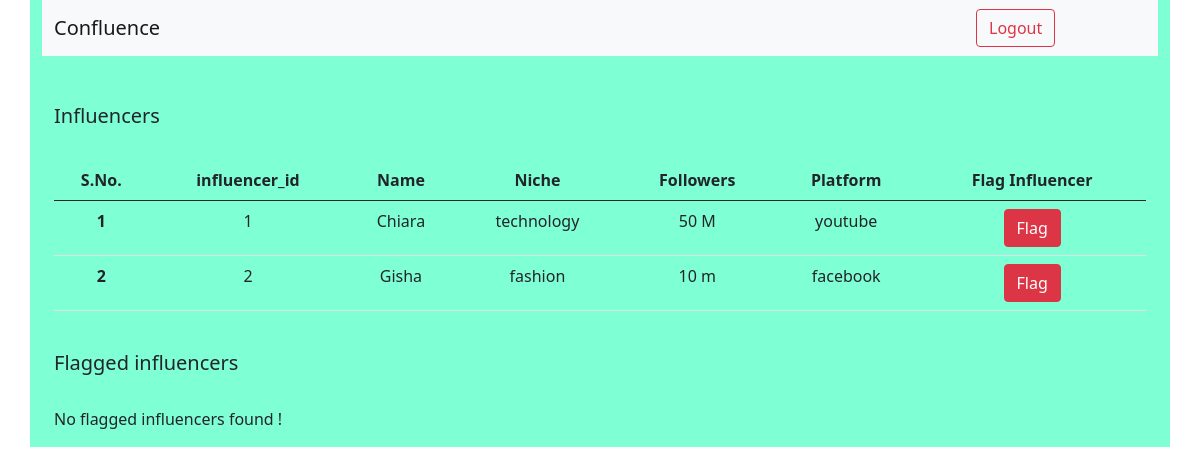
The app's page /admin/influencer, older data.
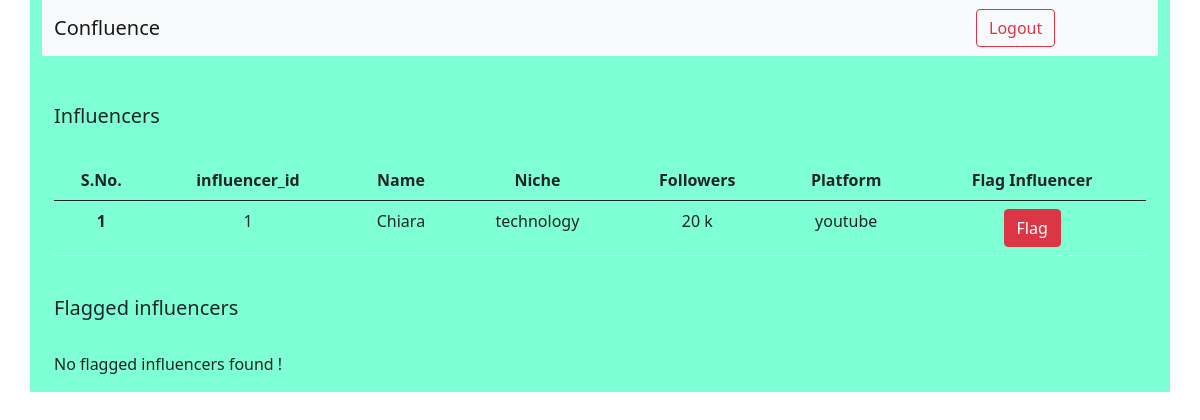
The same page, newer data.
### application/models.py (models this page shows)
class Influencer(db.Model):
    __tablename__ = 'influencer'
    id = db.Column(db.Integer, primary_key = True)
    user_name = db.Column(db.String, nullable = False, unique = True)
    password = db.Column(db.String, nullable = False)
    niche = db.Column(db.String, nullable = False)
    search_niche  = db.Column(db.String)
    full_name = db.Column(db.String, nullable = False)
    platform = db.Column(db.String, nullable = False)
    followers = db.Column(db.String)
    role = db.Column(db.String, nullable = False)
    is_flagged = db.Column(db.Boolean, default = False)
    ad_requests = db.relationship('AdRequest', secondary='infrequest', backref='influencer')

### application/controllers.py (the view)
@app.route('/admin/influencer')
def fetch_influencer_info():
    influencer_info = Influencer.query.filter_by(is_flagged = False).all()
    flagged_influencers = Influencer.query.filter_by(is_flagged = True).all()
    return render_template('influencers_stat.html', influencers = influencer_info,  flagged_influencers = flagged_influencers)

### templates/influencers_stat.html (shortened to what this page needs)
<!DOCTYPE html>
<html lang="en">
<head>
    <link rel="stylesheet" href="../static/dashboard.css">
    <link href="https://cdn.jsdelivr.net/npm/bootstrap@5.0.2/dist/css/bootstrap.min.css" rel="stylesheet">
</head>
<body>
  <div class="container" style="background-color: aquamarine;">
      <nav class="navbar navbar-expand-lg navbar-light bg-light">
          <div class="container-fluid">
            <a class="navbar-brand" href="#">Confluence</a>
            <div class="collapse navbar-collapse" id="navbarSupportedContent">
            <div class="collapse navbar-collapse" id="navbarSupportedContent">
              <form class="d-flex" style="margin-left: 800px;">
                <button class="btn btn-outline-danger" type="button" onclick="location.href='/logout'">Logout</button>
            </form>
            </div>
          </div>
        </nav>
        <br>
        <div class="container mt-4">
          <h5>Influencers </h5><br>
          <table class="table" style="text-align: center;">
            <thead>
              <tr>
                <th scope="col">S.No.</th>
                <th scope="col">influencer_id</th>
                <th scope="col">Name</th>
                <th scope="col">Niche</th>
                <th scope="col">Followers</th>
                <th scope="col">Platform</th>
                <th scope="col">Flag Influencer</th>
              </tr>
            </thead>
            <tbody>
              {% for influencer in influencers %}
              <tr>
                <th scope="row">{{loop.index}}</th>
                <td>{{influencer.id}}</td>
                <td>{{influencer.full_name}}</td>
                <td>{{influencer.niche}}</td>
                <td>{{influencer.followers}}</td>
                <td>{{influencer.platform}}</td>
                <td><form action='/admin/flag_influencer/{{influencer.id}}' method="POST"
                  onsubmit="return confirm('Are you sure you want to flag this influencer?');">
                  <button type="submit" class="btn btn-danger">Flag</button>
                </form></td>
              </tr>
              {% endfor %}
            </tbody>
          </table>
      </div>
      <div class="container mt-4">
        <h5>Flagged influencers </h5><br>
        {% if flagged_influencers|length == 0%}
        <p> No flagged influencers found !</p>
        {% endif %}
    </div>
    </div>
</body>
</html>

Row changes from the older to the newer data that the page shows:
removed Influencer: id "2", full_name "Gisha", niche "fashion", followers "10 m", platform "facebook"
changed Influencer "Chiara": followers "50 M" → "20 k"
